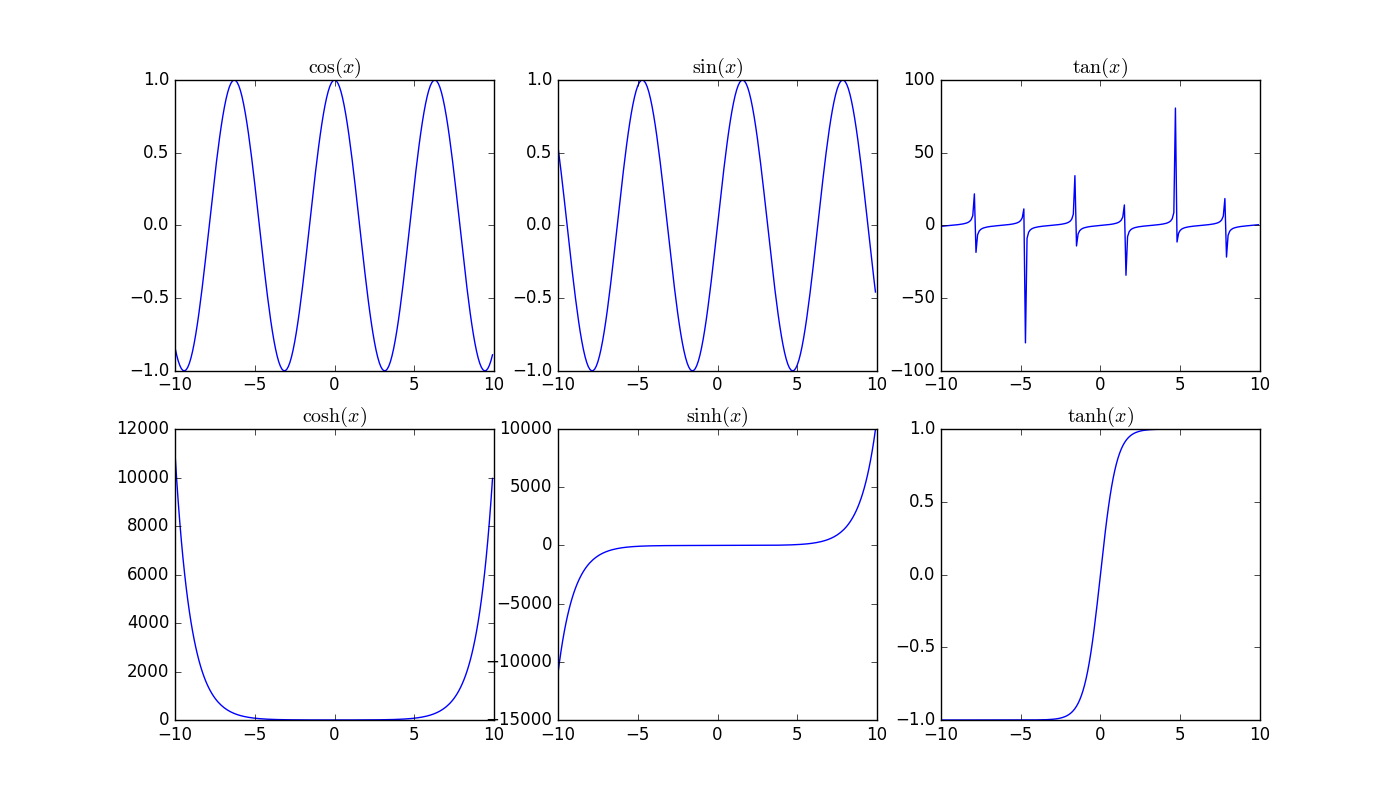

The script that drew this image:
#!/usr/bin/env python3
# -*- coding: utf-8 -*-

# Copyright (c) 2016 Jérémie DECOCK (http://www.jdhp.org)

import numpy as np
import matplotlib.pyplot as plt

x = np.arange(-10, 10, 0.1)

fig, ((ax1, ax2, ax3), (ax4, ax5, ax6)) = plt.subplots(2, 3, figsize=(14, 8))

y1 = np.cos(x)
ax1.plot(x, y1)
ax1.set_title(r"$\cos(x)$")

y2 = np.sin(x)
ax2.plot(x, y2)
ax2.set_title(r"$\sin(x)$")

y3 = np.tan(x)
ax3.plot(x, y3)
ax3.set_title(r"$\tan(x)$")

y4 = np.cosh(x)
ax4.plot(x, y4)
ax4.set_title(r"$\cosh(x)$")

y5 = np.sinh(x)
ax5.plot(x, y5)
ax5.set_title(r"$\sinh(x)$")

y6 = np.tanh(x)
ax6.plot(x, y6)
ax6.set_title(r"$\tanh(x)$")

plt.show()
